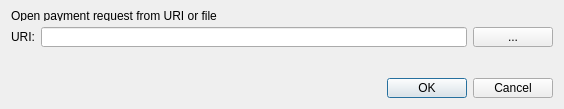
<?xml version="1.0" encoding="UTF-8"?>
<ui version="4.0">
 <class>OpenURIDialog</class>
 <widget class="QDialog" name="OpenURIDialog">
  <property name="geometry">
   <rect>
    <width>564</width>
    <height>109</height>
   </rect>
  </property>
  <property name="minimumSize">
   <size>
    <width>250</width>
    <height>75</height>
   </size>
  </property>
  <property name="windowTitle">
   <string>Open URI</string>
  </property>
  <layout class="QVBoxLayout" name="verticalLayout">
   <item>
    <widget class="QLabel" name="label_2">
     <property name="minimumSize">
      <size>
       <width>250</width>
       <height>10</height>
      </size>
     </property>
     <property name="text">
      <string>Open payment request from URI or file</string>
     </property>
    </widget>
   </item>
   <item>
    <layout class="QHBoxLayout" name="horizontalLayout">
     <item>
      <widget class="QLabel" name="label">
       <property name="minimumSize">
        <size>
         <width>20</width>
         <height>20</height>
        </size>
       </property>
       <property name="text">
        <string>URI:</string>
       </property>
      </widget>
     </item>
     <item>
      <widget class="QValidatedLineEdit" name="uriEdit">
       <property name="minimumSize">
        <size>
         <width>250</width>
         <height>15</height>
        </size>
       </property>
      </widget>
     </item>
     <item>
      <widget class="QPushButton" name="selectFileButton">
       <property name="minimumSize">
        <size>
         <width>50</width>
         <height>20</height>
        </size>
       </property>
       <property name="toolTip">
        <string>Select payment request file</string>
       </property>
       <property name="text">
        <string notr="true">...</string>
       </property>
       <property name="autoDefault">
        <bool>false</bool>
       </property>
      </widget>
     </item>
    </layout>
   </item>
   <item>
    <spacer name="verticalSpacer">
     <property name="orientation">
      <enum>Qt::Vertical</enum>
     </property>
     <property name="sizeHint" stdset="0">
      <size>
       <width>20</width>
       <height>40</height>
      </size>
     </property>
    </spacer>
   </item>
   <item>
    <widget class="QDialogButtonBox" name="buttonBox">
     <property name="minimumSize">
      <size>
       <width>250</width>
       <height>20</height>
      </size>
     </property>
     <property name="orientation">
      <enum>Qt::Horizontal</enum>
     </property>
     <property name="standardButtons">
      <set>QDialogButtonBox::Cancel|QDialogButtonBox::Ok</set>
     </property>
    </widget>
   </item>
  </layout>
 </widget>
 <customwidgets>
  <customwidget>
   <class>QValidatedLineEdit</class>
   <extends>QLineEdit</extends>
   <header>qvalidatedlineedit.h</header>
  </customwidget>
 </customwidgets>
 <resources/>
 <connections>
  <connection>
   <sender>buttonBox</sender>
   <signal>accepted()</signal>
   <receiver>OpenURIDialog</receiver>
   <slot>accept()</slot>
   <hints>
    <hint type="sourcelabel">
     <x>248</x>
     <y>254</y>
    </hint>
    <hint type="destinationlabel">
     <x>157</x>
     <y>274</y>
    </hint>
   </hints>
  </connection>
  <connection>
   <sender>buttonBox</sender>
   <signal>rejected()</signal>
   <receiver>OpenURIDialog</receiver>
   <slot>reject()</slot>
   <hints>
    <hint type="sourcelabel">
     <x>316</x>
     <y>260</y>
    </hint>
    <hint type="destinationlabel">
     <x>286</x>
     <y>274</y>
    </hint>
   </hints>
  </connection>
 </connections>
</ui>
